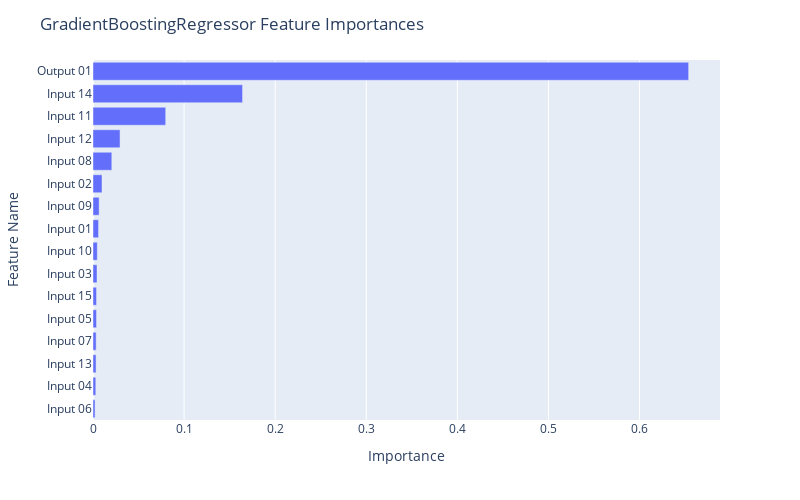

This figure's notebook cell:
### Code cell
fig = px.bar(df_gb, x="Importance", y="Feature Name")

fig.update_layout(
    autosize=False,
    width=800,
    height=500,
    title_text=f"GradientBoostingRegressor Feature Importances",
    yaxis={'categoryorder':'total ascending'}
)

fig.show()

### Figure 1 — Plotly figure (JSON) as saved in the notebook; plotly's stock layout.template omitted (floating-point values rounded to 4 significant figures)
{"data": [{"alignmentgroup": "True", "hovertemplate": "Importance=%{x}<br>Feature Name=%{y}<extra></extra>", "legendgroup": "", "marker": {"color": "#636efa", "pattern": {"shape": ""}}, "name": "", "offsetgroup": "", "orientation": "h", "showlegend": false, "textposition": "auto", "type": "bar", "x": [0.6539, 0.1642, 0.07982, 0.02968, 0.02065, 0.009899, 0.006727, 0.006104, 0.004704, 0.004426, 0.003879, 0.003859, 0.003463, 0.00336, 0.003064, 0.002248], "xaxis": "x", "y": ["Output 01", "Input 14", "Input 11", "Input 12", "Input 08", "Input 02", "Input 09", "Input 01", "Input 10", "Input 03", "Input 15", "Input 05", "Input 07", "Input 13", "Input 04", "Input 06"], "yaxis": "y"}], "layout": {"autosize": false, "barmode": "relative", "height": 500, "legend": {"tracegroupgap": 0}, "margin": {"t": 60}, "title": {"text": "GradientBoostingRegressor Feature Importances"}, "width": 800, "xaxis": {"anchor": "y", "autorange": true, "domain": [0, 1], "range": [0, 0.6883], "title": {"text": "Importance"}, "type": "linear"}, "yaxis": {"anchor": "x", "autorange": true, "categoryorder": "total ascending", "domain": [0, 1], "range": [-0.5, 15.5], "title": {"text": "Feature Name"}, "type": "category"}}}
